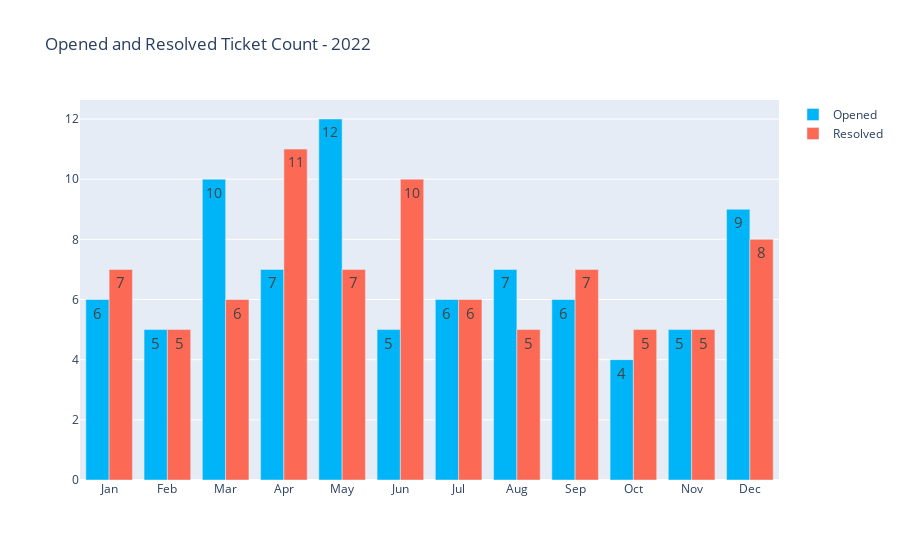

Notebook code cell kept with this figure:
### Code cell
colors3 = px.colors.qualitative.Set3
colors4 = px.colors.qualitative.Light24
fig2 = go.Figure(data=[
    go.Bar(name='Opened', x=get_month_names, y=year_month_count_opened, text=year_month_count_opened, 
                  marker=dict(color=colors4[13])),
    go.Bar(name='Resolved', x=get_month_names, y=year_month_count_resolved, text=year_month_count_resolved, 
                  marker=dict(color=colors4[22])),
])
# Change the bar mode
fig2.update_layout(barmode='group', title="Opened and Resolved Ticket Count - 2022")
fig2.update_traces(textfont_size=15)
fig2.show()

### Figure 1 — Plotly figure (JSON) as saved in the notebook; plotly's stock layout.template omitted (floating-point values rounded to 4 significant figures)
{"data": [{"marker": {"color": "#00B5F7"}, "name": "Opened", "text": ["6", "5", "10", "7", "12", "5", "6", "7", "6", "4", "5", "9"], "textfont": {"size": 15}, "type": "bar", "x": ["Jan", "Feb", "Mar", "Apr", "May", "Jun", "Jul", "Aug", "Sep", "Oct", "Nov", "Dec"], "y": [6, 5, 10, 7, 12, 5, 6, 7, 6, 4, 5, 9]}, {"marker": {"color": "#FC6955"}, "name": "Resolved", "text": ["7", "5", "6", "11", "7", "10", "6", "5", "7", "5", "5", "8"], "textfont": {"size": 15}, "type": "bar", "x": ["Jan", "Feb", "Mar", "Apr", "May", "Jun", "Jul", "Aug", "Sep", "Oct", "Nov", "Dec"], "y": [7, 5, 6, 11, 7, 10, 6, 5, 7, 5, 5, 8]}], "layout": {"barmode": "group", "title": {"text": "Opened and Resolved Ticket Count - 2022"}}}
